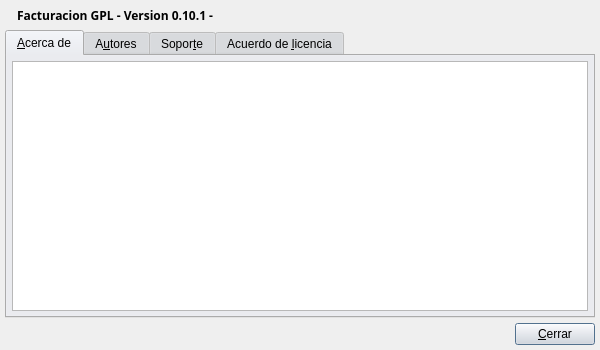
<ui version="4.0" >
 <class>aboutdlg</class>
 <widget class="QDialog" name="aboutdlg" >
  <property name="geometry" >
   <rect>
    <x>0</x>
    <y>0</y>
    <width>600</width>
    <height>350</height>
   </rect>
  </property>
  <property name="sizePolicy" >
   <sizepolicy vsizetype="Maximum" hsizetype="Maximum" >
    <horstretch>0</horstretch>
    <verstretch>0</verstretch>
   </sizepolicy>
  </property>
  <property name="minimumSize" >
   <size>
    <width>600</width>
    <height>350</height>
   </size>
  </property>
  <property name="maximumSize" >
   <size>
    <width>600</width>
    <height>350</height>
   </size>
  </property>
  <property name="palette" >
   <palette>
    <active>
     <colorrole role="WindowText" >
      <brush brushstyle="SolidPattern" >
       <color alpha="255" >
        <red>0</red>
        <green>0</green>
        <blue>0</blue>
       </color>
      </brush>
     </colorrole>
     <colorrole role="Button" >
      <brush brushstyle="SolidPattern" >
       <color alpha="255" >
        <red>221</red>
        <green>223</green>
        <blue>228</blue>
       </color>
      </brush>
     </colorrole>
     <colorrole role="Light" >
      <brush brushstyle="SolidPattern" >
       <color alpha="255" >
        <red>255</red>
        <green>255</green>
        <blue>255</blue>
       </color>
      </brush>
     </colorrole>
     <colorrole role="Midlight" >
      <brush brushstyle="SolidPattern" >
       <color alpha="255" >
        <red>255</red>
        <green>255</green>
        <blue>255</blue>
       </color>
      </brush>
     </colorrole>
     <colorrole role="Dark" >
      <brush brushstyle="SolidPattern" >
       <color alpha="255" >
        <red>85</red>
        <green>85</green>
        <blue>85</blue>
       </color>
      </brush>
     </colorrole>
     <colorrole role="Mid" >
      <brush brushstyle="SolidPattern" >
       <color alpha="255" >
        <red>199</red>
        <green>199</green>
        <blue>199</blue>
       </color>
      </brush>
     </colorrole>
     <colorrole role="Text" >
      <brush brushstyle="SolidPattern" >
       <color alpha="255" >
        <red>0</red>
        <green>0</green>
        <blue>0</blue>
       </color>
      </brush>
     </colorrole>
     <colorrole role="BrightText" >
      <brush brushstyle="SolidPattern" >
       <color alpha="255" >
        <red>255</red>
        <green>255</green>
        <blue>255</blue>
       </color>
      </brush>
     </colorrole>
     <colorrole role="ButtonText" >
      <brush brushstyle="SolidPattern" >
       <color alpha="255" >
        <red>0</red>
        <green>0</green>
        <blue>0</blue>
       </color>
      </brush>
     </colorrole>
     <colorrole role="Base" >
      <brush brushstyle="SolidPattern" >
       <color alpha="255" >
        <red>255</red>
        <green>255</green>
        <blue>255</blue>
       </color>
      </brush>
     </colorrole>
     <colorrole role="Window" >
      <brush brushstyle="SolidPattern" >
       <color alpha="255" >
        <red>239</red>
        <green>239</green>
        <blue>239</blue>
       </color>
      </brush>
     </colorrole>
     <colorrole role="Shadow" >
      <brush brushstyle="SolidPattern" >
       <color alpha="255" >
        <red>0</red>
        <green>0</green>
        <blue>0</blue>
       </color>
      </brush>
     </colorrole>
     <colorrole role="Highlight" >
      <brush brushstyle="SolidPattern" >
       <color alpha="255" >
        <red>103</red>
        <green>141</green>
        <blue>178</blue>
       </color>
      </brush>
     </colorrole>
     <colorrole role="HighlightedText" >
      <brush brushstyle="SolidPattern" >
       <color alpha="255" >
        <red>255</red>
        <green>255</green>
        <blue>255</blue>
       </color>
      </brush>
     </colorrole>
     <colorrole role="Link" >
      <brush brushstyle="SolidPattern" >
       <color alpha="255" >
        <red>0</red>
        <green>0</green>
        <blue>238</blue>
       </color>
      </brush>
     </colorrole>
     <colorrole role="LinkVisited" >
      <brush brushstyle="SolidPattern" >
       <color alpha="255" >
        <red>82</red>
        <green>24</green>
        <blue>139</blue>
       </color>
      </brush>
     </colorrole>
     <colorrole role="AlternateBase" >
      <brush brushstyle="SolidPattern" >
       <color alpha="255" >
        <red>232</red>
        <green>232</green>
        <blue>232</blue>
       </color>
      </brush>
     </colorrole>
    </active>
    <inactive>
     <colorrole role="WindowText" >
      <brush brushstyle="SolidPattern" >
       <color alpha="255" >
        <red>0</red>
        <green>0</green>
        <blue>0</blue>
       </color>
      </brush>
     </colorrole>
     <colorrole role="Button" >
      <brush brushstyle="SolidPattern" >
       <color alpha="255" >
        <red>221</red>
        <green>223</green>
        <blue>228</blue>
       </color>
      </brush>
     </colorrole>
     <colorrole role="Light" >
      <brush brushstyle="SolidPattern" >
       <color alpha="255" >
        <red>255</red>
        <green>255</green>
        <blue>255</blue>
       </color>
      </brush>
     </colorrole>
     <colorrole role="Midlight" >
      <brush brushstyle="SolidPattern" >
       <color alpha="255" >
        <red>255</red>
        <green>255</green>
        <blue>255</blue>
       </color>
      </brush>
     </colorrole>
     <colorrole role="Dark" >
      <brush brushstyle="SolidPattern" >
       <color alpha="255" >
        <red>85</red>
        <green>85</green>
        <blue>85</blue>
       </color>
      </brush>
     </colorrole>
     <colorrole role="Mid" >
      <brush brushstyle="SolidPattern" >
       <color alpha="255" >
        <red>199</red>
        <green>199</green>
        <blue>199</blue>
       </color>
      </brush>
     </colorrole>
     <colorrole role="Text" >
      <brush brushstyle="SolidPattern" >
       <color alpha="255" >
        <red>0</red>
        <green>0</green>
        <blue>0</blue>
       </color>
      </brush>
     </colorrole>
     <colorrole role="BrightText" >
      <brush brushstyle="SolidPattern" >
       <color alpha="255" >
        <red>255</red>
        <green>255</green>
        <blue>255</blue>
       </color>
      </brush>
     </colorrole>
     <colorrole role="ButtonText" >
      <brush brushstyle="SolidPattern" >
       <color alpha="255" >
        <red>0</red>
        <green>0</green>
        <blue>0</blue>
       </color>
      </brush>
     </colorrole>
     <colorrole role="Base" >
      <brush brushstyle="SolidPattern" >
       <color alpha="255" >
        <red>255</red>
        <green>255</green>
        <blue>255</blue>
       </color>
      </brush>
     </colorrole>
     <colorrole role="Window" >
      <brush brushstyle="SolidPattern" >
       <color alpha="255" >
        <red>239</red>
        <green>239</green>
        <blue>239</blue>
       </color>
      </brush>
     </colorrole>
     <colorrole role="Shadow" >
      <brush brushstyle="SolidPattern" >
       <color alpha="255" >
        <red>0</red>
        <green>0</green>
        <blue>0</blue>
       </color>
      </brush>
     </colorrole>
     <colorrole role="Highlight" >
      <brush brushstyle="SolidPattern" >
       <color alpha="255" >
        <red>103</red>
        <green>141</green>
        <blue>178</blue>
       </color>
      </brush>
     </colorrole>
     <colorrole role="HighlightedText" >
      <brush brushstyle="SolidPattern" >
       <color alpha="255" >
        <red>255</red>
        <green>255</green>
        <blue>255</blue>
       </color>
      </brush>
     </colorrole>
     <colorrole role="Link" >
      <brush brushstyle="SolidPattern" >
       <color alpha="255" >
        <red>0</red>
        <green>0</green>
        <blue>238</blue>
       </color>
      </brush>
     </colorrole>
     <colorrole role="LinkVisited" >
      <brush brushstyle="SolidPattern" >
       <color alpha="255" >
        <red>82</red>
        <green>24</green>
        <blue>139</blue>
       </color>
      </brush>
     </colorrole>
     <colorrole role="AlternateBase" >
      <brush brushstyle="SolidPattern" >
       <color alpha="255" >
        <red>232</red>
        <green>232</green>
        <blue>232</blue>
       </color>
      </brush>
     </colorrole>
    </inactive>
    <disabled>
     <colorrole role="WindowText" >
      <brush brushstyle="SolidPattern" >
       <color alpha="255" >
        <red>128</red>
        <green>128</green>
        <blue>128</blue>
       </color>
      </brush>
     </colorrole>
     <colorrole role="Button" >
      <brush brushstyle="SolidPattern" >
       <color alpha="255" >
        <red>221</red>
        <green>223</green>
        <blue>228</blue>
       </color>
      </brush>
     </colorrole>
     <colorrole role="Light" >
      <brush brushstyle="SolidPattern" >
       <color alpha="255" >
        <red>255</red>
        <green>255</green>
        <blue>255</blue>
       </color>
      </brush>
     </colorrole>
     <colorrole role="Midlight" >
      <brush brushstyle="SolidPattern" >
       <color alpha="255" >
        <red>255</red>
        <green>255</green>
        <blue>255</blue>
       </color>
      </brush>
     </colorrole>
     <colorrole role="Dark" >
      <brush brushstyle="SolidPattern" >
       <color alpha="255" >
        <red>85</red>
        <green>85</green>
        <blue>85</blue>
       </color>
      </brush>
     </colorrole>
     <colorrole role="Mid" >
      <brush brushstyle="SolidPattern" >
       <color alpha="255" >
        <red>199</red>
        <green>199</green>
        <blue>199</blue>
       </color>
      </brush>
     </colorrole>
     <colorrole role="Text" >
      <brush brushstyle="SolidPattern" >
       <color alpha="255" >
        <red>199</red>
        <green>199</green>
        <blue>199</blue>
       </color>
      </brush>
     </colorrole>
     <colorrole role="BrightText" >
      <brush brushstyle="SolidPattern" >
       <color alpha="255" >
        <red>255</red>
        <green>255</green>
        <blue>255</blue>
       </color>
      </brush>
     </colorrole>
     <colorrole role="ButtonText" >
      <brush brushstyle="SolidPattern" >
       <color alpha="255" >
        <red>128</red>
        <green>128</green>
        <blue>128</blue>
       </color>
      </brush>
     </colorrole>
     <colorrole role="Base" >
      <brush brushstyle="SolidPattern" >
       <color alpha="255" >
        <red>239</red>
        <green>239</green>
        <blue>239</blue>
       </color>
      </brush>
     </colorrole>
     <colorrole role="Window" >
      <brush brushstyle="SolidPattern" >
       <color alpha="255" >
        <red>239</red>
        <green>239</green>
        <blue>239</blue>
       </color>
      </brush>
     </colorrole>
     <colorrole role="Shadow" >
      <brush brushstyle="SolidPattern" >
       <color alpha="255" >
        <red>0</red>
        <green>0</green>
        <blue>0</blue>
       </color>
      </brush>
     </colorrole>
     <colorrole role="Highlight" >
      <brush brushstyle="SolidPattern" >
       <color alpha="255" >
        <red>86</red>
        <green>117</green>
        <blue>148</blue>
       </color>
      </brush>
     </colorrole>
     <colorrole role="HighlightedText" >
      <brush brushstyle="SolidPattern" >
       <color alpha="255" >
        <red>255</red>
        <green>255</green>
        <blue>255</blue>
       </color>
      </brush>
     </colorrole>
     <colorrole role="Link" >
      <brush brushstyle="SolidPattern" >
       <color alpha="255" >
        <red>0</red>
        <green>0</green>
        <blue>238</blue>
       </color>
      </brush>
     </colorrole>
     <colorrole role="LinkVisited" >
      <brush brushstyle="SolidPattern" >
       <color alpha="255" >
        <red>82</red>
        <green>24</green>
        <blue>139</blue>
       </color>
      </brush>
     </colorrole>
     <colorrole role="AlternateBase" >
      <brush brushstyle="SolidPattern" >
       <color alpha="255" >
        <red>232</red>
        <green>232</green>
        <blue>232</blue>
       </color>
      </brush>
     </colorrole>
    </disabled>
   </palette>
  </property>
  <property name="windowTitle" >
   <string>Acerca de BulmaFact</string>
  </property>
  <layout class="QHBoxLayout" >
   <property name="spacing" >
    <number>5</number>
   </property>
   <property name="margin" >
    <number>5</number>
   </property>
   <item>
    <layout class="QVBoxLayout" >
     <property name="spacing" >
      <number>5</number>
     </property>
     <property name="margin" >
      <number>0</number>
     </property>
     <item>
      <layout class="QHBoxLayout" >
       <property name="spacing" >
        <number>5</number>
       </property>
       <property name="margin" >
        <number>0</number>
       </property>
       <item>
        <widget class="QLabel" name="label" >
         <property name="text" >
          <string/>
         </property>
         <property name="pixmap" >
          <pixmap resource="../../bulmages.qrc" >:/Images/product.svg</pixmap>
         </property>
        </widget>
       </item>
       <item>
        <widget class="QLabel" name="mui_lbversion" >
         <property name="font" >
          <font>
           <family>Sans Serif</family>
           <pointsize>9</pointsize>
           <weight>75</weight>
           <italic>false</italic>
           <bold>true</bold>
           <underline>false</underline>
           <strikeout>false</strikeout>
          </font>
         </property>
         <property name="text" >
          <string>Facturacion GPL - Version 0.10.1 -</string>
         </property>
        </widget>
       </item>
       <item>
        <spacer>
         <property name="orientation" >
          <enum>Qt::Horizontal</enum>
         </property>
         <property name="sizeHint" stdset="0" >
          <size>
           <width>40</width>
           <height>20</height>
          </size>
         </property>
        </spacer>
       </item>
      </layout>
     </item>
     <item>
      <widget class="QTabWidget" name="TabWidget2" >
       <property name="focusPolicy" >
        <enum>Qt::StrongFocus</enum>
       </property>
       <property name="layoutDirection" >
        <enum>Qt::LeftToRight</enum>
       </property>
       <widget class="QWidget" name="Acercade" >
        <attribute name="title" >
         <string>&amp;Acerca de</string>
        </attribute>
        <layout class="QHBoxLayout" >
         <property name="spacing" >
          <number>5</number>
         </property>
         <property name="margin" >
          <number>5</number>
         </property>
         <item>
          <widget class="QTextEdit" name="textEdit_sobre" >
           <property name="focusPolicy" >
            <enum>Qt::StrongFocus</enum>
           </property>
           <property name="readOnly" >
            <bool>true</bool>
           </property>
          </widget>
         </item>
        </layout>
       </widget>
       <widget class="QWidget" name="autores" >
        <attribute name="title" >
         <string>A&amp;utores</string>
        </attribute>
        <layout class="QHBoxLayout" >
         <property name="spacing" >
          <number>5</number>
         </property>
         <property name="margin" >
          <number>5</number>
         </property>
         <item>
          <widget class="QTextEdit" name="textEdit_autores" >
           <property name="focusPolicy" >
            <enum>Qt::StrongFocus</enum>
           </property>
           <property name="autoFormatting" >
            <set>QTextEdit::AutoAll</set>
           </property>
           <property name="readOnly" >
            <bool>true</bool>
           </property>
           <property name="html" >
            <string>&lt;!DOCTYPE HTML PUBLIC "-//W3C//DTD HTML 4.0//EN" "http://www.w3.org/TR/REC-html40/strict.dtd">
&lt;html>&lt;head>&lt;meta name="qrichtext" content="1" />&lt;style type="text/css">
p, li { white-space: pre-wrap; }
&lt;/style>&lt;/head>&lt;body style=" font-family:'Sans Serif'; font-size:10pt; font-weight:400; font-style:normal;">
&lt;p style="-qt-paragraph-type:empty; margin-top:12px; margin-bottom:12px; margin-left:0px; margin-right:0px; -qt-block-indent:0; text-indent:0px; font-size:9pt;">&lt;/p>&lt;/body>&lt;/html></string>
           </property>
          </widget>
         </item>
        </layout>
       </widget>
       <widget class="QWidget" name="soporte" >
        <attribute name="title" >
         <string>Sopor&amp;te</string>
        </attribute>
        <layout class="QHBoxLayout" >
         <property name="spacing" >
          <number>5</number>
         </property>
         <property name="margin" >
          <number>5</number>
         </property>
         <item>
          <widget class="QTextEdit" name="textEdit_soporte" >
           <property name="focusPolicy" >
            <enum>Qt::TabFocus</enum>
           </property>
           <property name="readOnly" >
            <bool>true</bool>
           </property>
          </widget>
         </item>
        </layout>
       </widget>
       <widget class="QWidget" name="licencia" >
        <attribute name="title" >
         <string>Acuerdo de &amp;licencia</string>
        </attribute>
        <layout class="QHBoxLayout" >
         <property name="spacing" >
          <number>5</number>
         </property>
         <property name="margin" >
          <number>5</number>
         </property>
         <item>
          <widget class="QTextEdit" name="textEdit_licencia" >
           <property name="focusPolicy" >
            <enum>Qt::StrongFocus</enum>
           </property>
           <property name="readOnly" >
            <bool>true</bool>
           </property>
          </widget>
         </item>
        </layout>
       </widget>
      </widget>
     </item>
     <item>
      <layout class="QHBoxLayout" >
       <property name="spacing" >
        <number>5</number>
       </property>
       <property name="margin" >
        <number>0</number>
       </property>
       <item>
        <spacer>
         <property name="orientation" >
          <enum>Qt::Horizontal</enum>
         </property>
         <property name="sizeHint" stdset="0" >
          <size>
           <width>40</width>
           <height>20</height>
          </size>
         </property>
        </spacer>
       </item>
       <item>
        <widget class="QPushButton" name="pushButton_cerrar" >
         <property name="text" >
          <string>&amp;Cerrar</string>
         </property>
        </widget>
       </item>
      </layout>
     </item>
    </layout>
   </item>
  </layout>
 </widget>
 <layoutdefault spacing="5" margin="5" />
 <resources>
  <include location="../../bulmages.qrc" />
 </resources>
 <connections>
  <connection>
   <sender>pushButton_cerrar</sender>
   <signal>clicked()</signal>
   <receiver>aboutdlg</receiver>
   <slot>close()</slot>
   <hints>
    <hint type="sourcelabel" >
     <x>546</x>
     <y>325</y>
    </hint>
    <hint type="destinationlabel" >
     <x>299</x>
     <y>174</y>
    </hint>
   </hints>
  </connection>
 </connections>
</ui>
